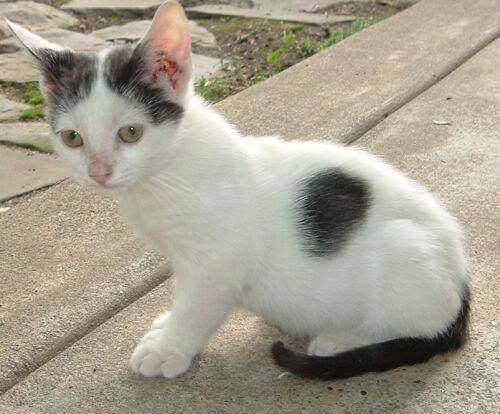
#> input picture media/cat.jpg, 500 x 414 px
$ python '直方图均衡化.py'
#> lines starting #> are read from the running program, lines starting #| are printed output that depends on the picture; after the words box and inside, x2 and y2 are one past the last pixel; in counts of white or black regions, pixels touching at a corner belong together
import cv2
import numpy as np
import matplotlib.pyplot as plt

"""
映射后灰度值计算方式：
分别统计每一个像素点的灰度值，计算器概率数，除以255得到映射后的灰度值；
当灰度值不是最小时，统计所有小于等于该灰度值的累计概率，再除以255得到该灰度值对应的映射后灰度值
"""

# cv2.calcHist(images,channels,mask,histSize,ranges)
#     images: 原图像图像格式为 uint8 或 ﬂoat32。当参数传入时必须用中括号[]括起来，如[img]
#     channels: 同样用中括号括来它会告函数我们统幅图 像的直方图。如果入图像是灰度图它的值就是 [0]如果是彩色图像 的传入的参数可以是 [0][1][2] 它们分别对应着 BGR。
#     mask: 掩模图像。统整幅图像的直方图就把它为 None。但是如果想统计图像某一部分的直方图的就制作一个掩模图像并使用它。
#     histSize:BIN 的数目。也应用中括号括来
#     ranges: 像素值范围常为 [0256]

img = cv2.imread('../media/cat.jpg', 0)
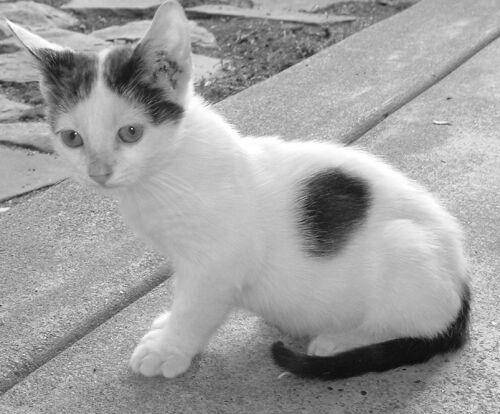
#> img: shape (414, 500); min 0, max 255, mean 159.9
img = img[..., ::-1]
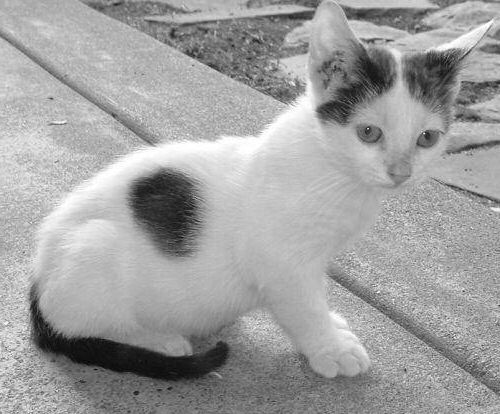
#> img: shape (414, 500); min 0, max 255, mean 159.9
hist = cv2.calcHist([img], [0], None, [256], [0, 256])  # 参数需加[]
#> hist = 256 values, max 3659 at index 179, min 0 at index 1, mean 808.6
# print(hist.shape)
plt.hist(img.ravel(), 256)
plt.show()
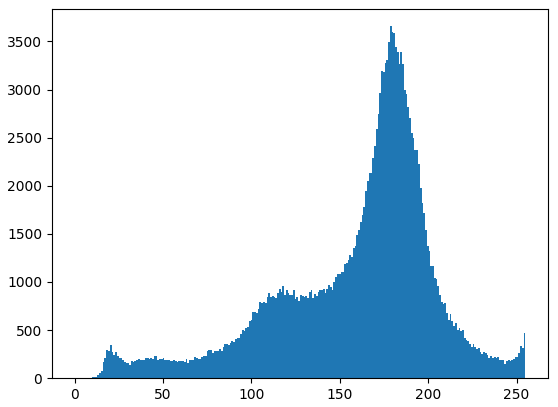
#> figure drawn by matplotlib, 1 panel; tallest bar 3659 high, from x = 178.3 to 179.3

img1 = cv2.imread('../media/cat.jpg', 1)
#> img1 is the input picture: shape (414, 500, 3); mean B, G, R 144.3, 159.9, 165.9
# img = img[..., ::-1]
color = ('b', 'g', 'r')
for i, col in enumerate(color):
    histr = cv2.calcHist([img1], [i], None, [256], [0, 256])
    plt.plot(histr, color=col)
    plt.xlim([0, 256])
plt.show()
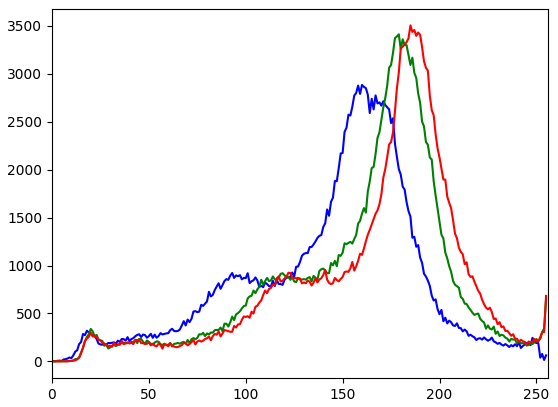
#> figure drawn by matplotlib, 1 panel; curve peaks at x = 160, y = 2884; curve peaks at x = 179, y = 3412; curve peaks at x = 185, y = 3505

# mask操作
img2 = cv2.imread('../media/cat.jpg', 0)
# mask = np.zeros(img.shape[:2], np.uint8)
mask = np.zeros_like(img2, np.uint8)
print(mask.shape)
#| (414, 500)
mask[100:300, 100:400] = 255
# plt.imshow(mask)
# plt.show()
cv2.imshow("mask", mask)
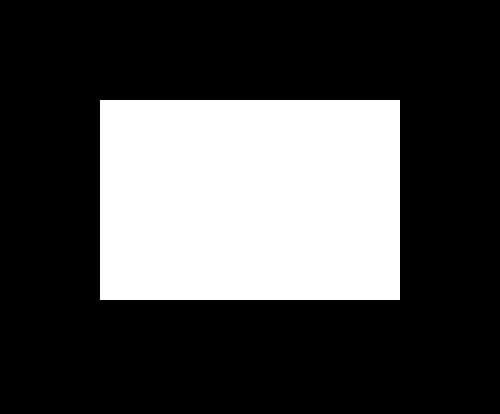
#> window 'mask': shape (414, 500); 29% white; 1 white region, box (x1, y1, x2, y2) and area: (100, 100, 400, 300) 60000

masked_img = cv2.bitwise_and(img2, img2, mask=mask)  # 与操作
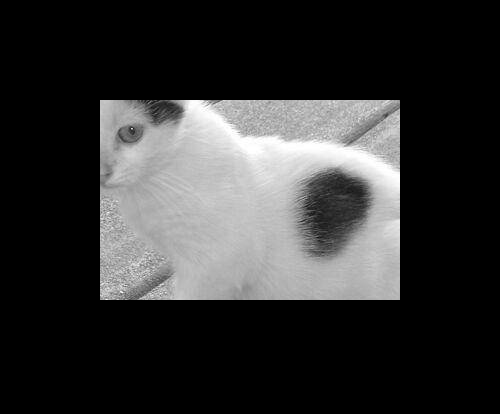
#> masked_img: shape (414, 500); min 0, max 255, mean 50.7
cv2.imshow('masked_img', masked_img)
cv2.waitKey(0)
# plt.imshow(masked_img)
# plt.show()
mask_data = cv2.calcHist([img2], [0], None, [256], [0, 256])
#> mask_data has the same summary as hist
img_data = cv2.calcHist([img2], [0], mask, [256], [0, 256])
#> img_data = 256 values, max 1494 at index 180, min 0 at index 0, mean 234.4
# plt.hist(hist_mask, 256)
plt.plot(img_data), plt.plot(mask_data)
plt.show()
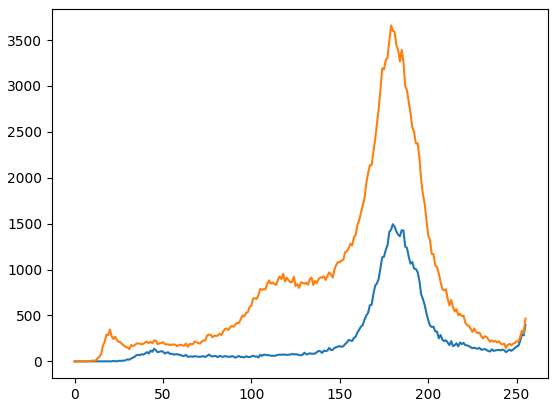
#> figure drawn by matplotlib, 1 panel; curve peaks at x = 180, y = 1494; curve peaks at x = 179, y = 3659

$ run again, with media/clahe.jpg copied over media/cat.jpg
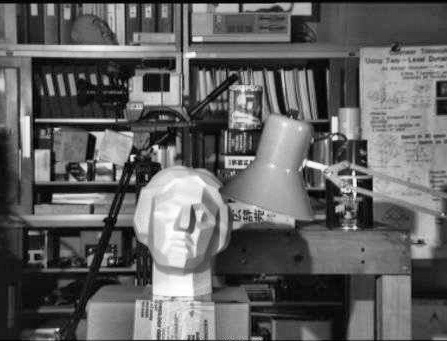
#> input picture media/clahe.jpg, 447 x 341 px
#> img is the input picture: shape (341, 447); min 0, max 255, mean 97.8
#> hist = 256 values, max 1584 at index 23, min 45 at index 253, mean 595.4
#| (341, 447)
#> `cv2.imshow("mask", mask)`:
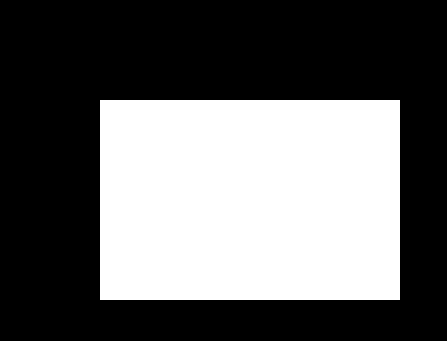
#> window 'mask': shape (341, 447); 39.4% white; 1 white region, box (x1, y1, x2, y2) and area: (100, 100, 400, 300) 60000
#> mask_data has the same summary as hist
#> img_data = 256 values, max 457 at index 14, min 16 at index 1, mean 234.4
#> `plt.show()`:
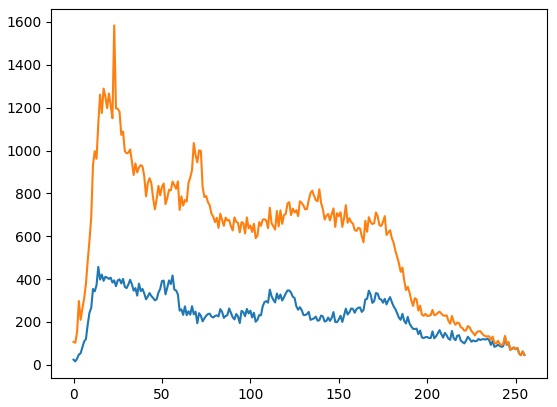
#> figure drawn by matplotlib, 1 panel; curve peaks at x = 14, y = 457; curve peaks at x = 23, y = 1584

$ run again, with media/dog.jpg copied over media/cat.jpg
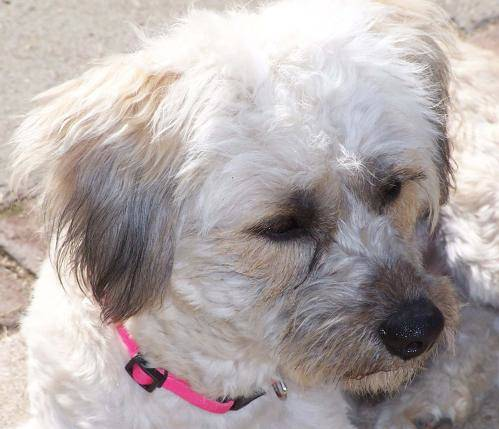
#> input picture media/dog.jpg, 499 x 429 px
#> hist = 256 values, max 2437 at index 253, min 1 at index 1, mean 836.2
#> img1 is the input picture: shape (429, 499, 3); mean B, G, R 169.1, 169.9, 178.9
#| (429, 499)
#> `cv2.imshow("mask", mask)`:
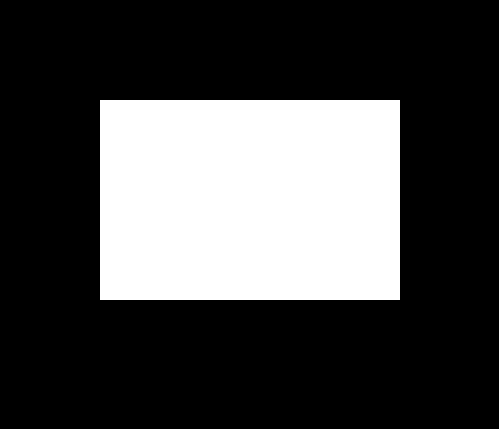
#> window 'mask': shape (429, 499); 28% white; 1 white region, box (x1, y1, x2, y2) and area: (100, 100, 400, 300) 60000
#> mask_data has the same summary as hist
#> img_data = 256 values, max 602 at index 198, min 0 at index 0, mean 234.4
#> `plt.show()`:
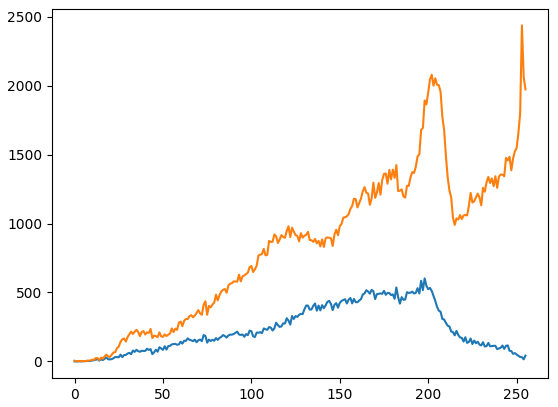
#> figure drawn by matplotlib, 1 panel; curve peaks at x = 198, y = 602; curve peaks at x = 253, y = 2437

$ run again, with media/face.jpg copied over media/cat.jpg
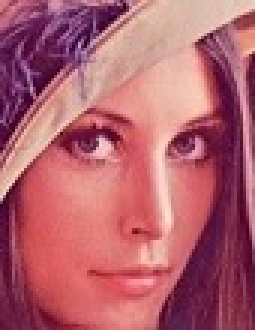
#> input picture media/face.jpg, 85 x 110 px (shown 3 times larger)
#> hist = 256 values, max 86 at index 129, min 0 at index 0, mean 36.52
#> img1 is the input picture: shape (110, 85, 3); mean B, G, R 109.4, 97.1, 178.2
#| (110, 85)
#> mask_data has the same summary as hist
#> img_data = 256 values from 0 to 0
#> `plt.show()`:
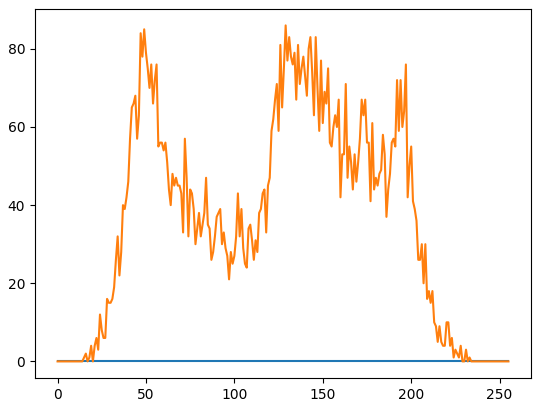
#> figure drawn by matplotlib, 1 panel; curve peaks at x = 129, y = 86
